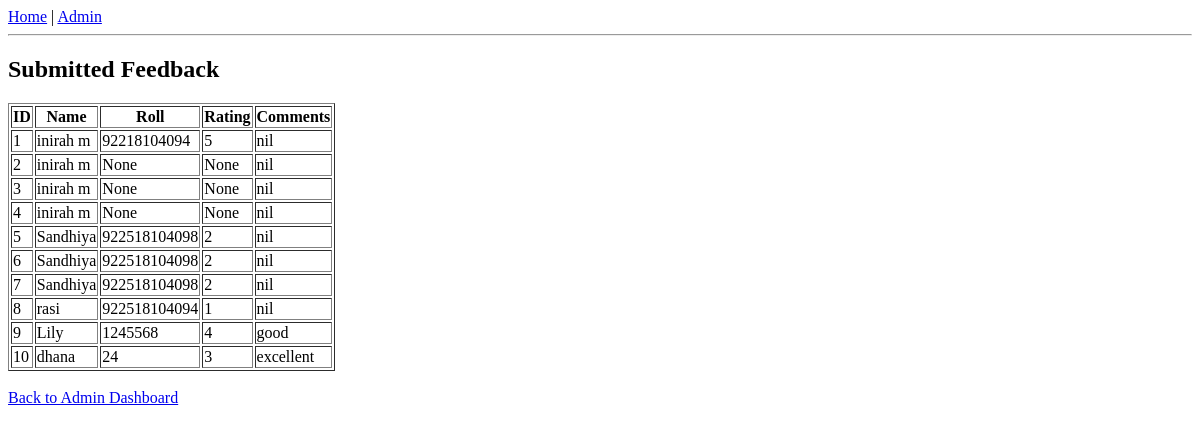
Page /view (signed in) on the earlier database version.
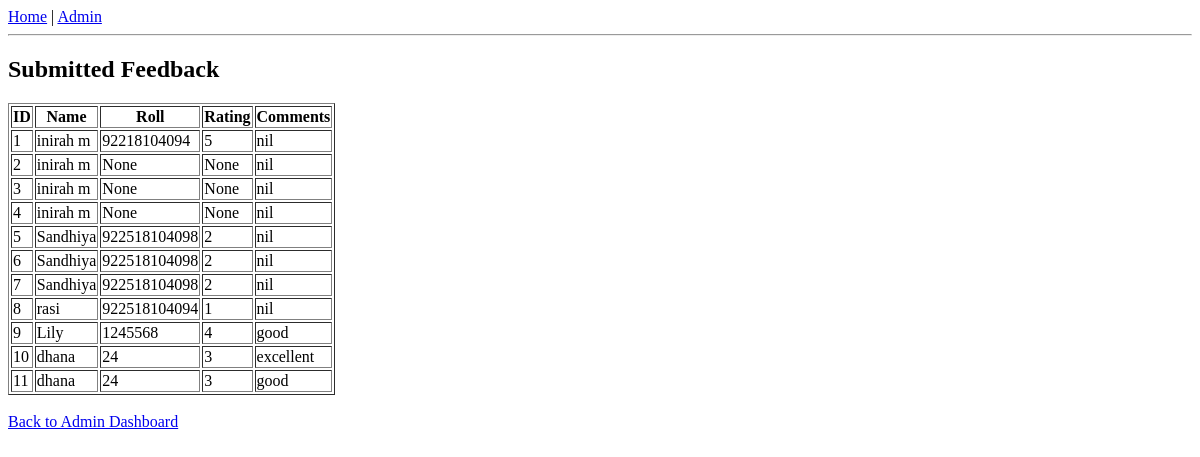
Same page on the later database version.
### tables this page shows
CREATE TABLE feedback (
            id INTEGER PRIMARY KEY AUTOINCREMENT,
            name TEXT,
            roll TEXT,
            rating INTEGER,
            comments TEXT
        );

### app.py (the view)
@app.route('/view')
def view():
    if 'admin' not in session:
        return redirect('/admin_login')
    conn = sqlite3.connect('feedback.db')
    cursor = conn.cursor()
    cursor.execute("SELECT * FROM feedback")
    data = cursor.fetchall()
    conn.close()
    return render_template('view.html', data=data)

### templates/view.html (shortened to what this page needs)
<!DOCTYPE html>
<html>
<head>
</head>
<body>
<div>
    <a href="/">Home</a> |
    <a href="/admin">Admin</a>
</div>
<hr>
<h2>Submitted Feedback</h2>
{% if data %}
<table border="1">
<tr>
<th>ID</th>
<th>Name</th>
<th>Roll</th>
<th>Rating</th>
<th>Comments</th>
</tr>
{% for row in data %}
<tr>
<td>{{ row[0] }}</td>
<td>{{ row[1] }}</td>
<td>{{ row[2] }}</td>
<td>{{ row[3] }}</td>
<td>{{ row[4] }}</td>
</tr>
{% endfor %}
</table>
{% else %}
<p>No feedback submitted yet.</p>
{% endif %}
<br>
<a href="/admin">Back to Admin Dashboard</a>
</body>
</html>

Differences in the rows shown:
added feedback: id "11", name "dhana", roll "24", rating "3", comments "good"
